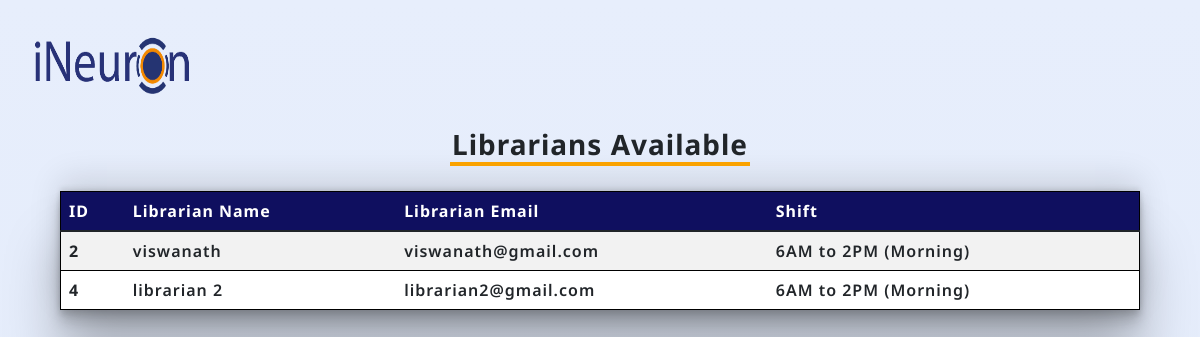
The page /student/librarian-details (signed in) on the database its author committed.
### librarian/models.py (models this page shows)
class LibrarianRegistration(models.Model):
    librarian_name = models.CharField(max_length=20)
    librarian_password = models.CharField(max_length=20)
    librarian_email = models.CharField(max_length=40)
    CHOICES = (
        (0, 'Select your shift'),
        ('morning', '6am to 2pm'),
        ('afternoon', '2pm to 11pm'),
    )
    librarian_shift = models.CharField(max_length=30, default=0, choices=CHOICES)
    librarian_registration_date = models.CharField(max_length=30)
    librarian_login_count = models.IntegerField(default=5)
    librarian_security_code = models.IntegerField(default=0)

### student/views.py (the view)
# urls.py: path('librarian-details', views.librarian_details, name='student-librarian-details'),
@login_required(login_url='student/')
def librarian_details(request):
    librarians = actions.get_librarian_details()
    return render(request, 'student/table.html',{
        'librarians':librarians,
        'title':'librarian details',
    })

### student/actions.py (called while the page is built)
def get_librarian_details():
    now = datetime.now()
    total_librarians = None
    time_now = int(now.strftime("%H"))
    if time_now < 24 and time_now >= 14:
        total_librarians = LibrarianRegistration.objects.filter(librarian_shift='afternoon')
    elif time_now < 14 and time_now > 6:
        total_librarians = LibrarianRegistration.objects.filter(librarian_shift='morning')
    return total_librarians

### student/templates/student/table.html (shortened to what this page needs)
{% extends 'base.html' %}
{% load static %}
{% block css_effect %}
    <link rel="stylesheet" href="{% static 'management/table.css' %}">
{% endblock %}
{% block body_content %}
<section>
    <a href="{% url 'landing-page' %}"><img src="{% static 'images/ineuron-logo.png' %}" alt="Ineuron icon"></a>
    {% if title == 'librarian details' %}
    <h3 class="table-head">Librarians Available</h3>
    <table class="table table-striped">
    <thead>
        <tr>
            <th scope="col">ID</th>
            <th scope="col">Librarian Name</th>
            <th scope="col">Librarian Email</th>
            <th scope="col">Shift</th>
        </tr>
    </thead>
    <tbody>
    {% for librarian in librarians %}
        <tr>
          <th scope="row">{{ librarian.id }}</th>
          <td>{{ librarian.librarian_name }}</td>
          <td>{{ librarian.librarian_email }}</td>
        {% if librarian.librarian_shift == 'morning' %}
            <td>6AM to 2PM (Morning)</td>
        {% elif librarian.librarian_shift == 'afternoon' %}
            <td>2PM to 11PM (Afternoon)</td>
        {% else %}
            <td>No shift selected</td>
        {% endif %}
        </tr>
    {% endfor %}
</tbody>
</table>
{% endif %}
</section>
{% endblock %}

### templates/base.html (shortened to what this page needs)
{% load static %}
<html>
<head>
    <link rel="stylesheet" href="{% static 'css/landing_page.css' %}">
    {% block css_effect %} {% endblock %}
    <link href="https://cdn.jsdelivr.net/npm/bootstrap@5.1.3/dist/css/bootstrap.min.css" rel="stylesheet">
    <link href="https://cdn.jsdelivr.net/npm/bootstrap@5.0.2/dist/css/bootstrap.min.css" rel="stylesheet">
</head>
<body>
{% block body_content %} {% endblock %}
</body>
</html>

### static/css/landing_page.css (style rules this page uses)
* { margin: 0%; padding: 0%; font-family: 'Noto Sans', sans-serif; box-sizing: border-box; }

### management/static/management/table.css (style rules this page uses)
body { width: 100%; height: auto; background: linear-gradient(rgb(231, 238, 252),rgb(227, 235, 250)) !important; padding-bottom: 0em; }
section img { width: 10em; height: 4em; margin: 2em; }
section table { width: 90% !important; margin: auto; border: 1px solid black !important; box-shadow: rgba(0, 0, 0, 0.25) 0px 54px 55px, rgba(0, 0, 0, 0.12) 0px -12px 30px, rgba(0, 0, 0, 0.12) 0px 4px 6px, rgba(0, 0, 0, 0.17) 0px 12px 13px, rgba(0, 0, 0, 0.09) 0px -3px 5px; }
section table thead { background: rgb(15, 15, 95); color: white; letter-spacing: 1px; }
section table tbody tr { background: white; font-weight: 600; letter-spacing: 1px; }
.table-head { width: 25%; margin: auto; margin-bottom: .9em; text-align: center; font-weight: bold; letter-spacing: 1px; border-bottom: 4px solid orange; }

### rows shown on the page
LibrarianRegistration: id "2", librarian_name "viswanath", librarian_email "viswanath@gmail.com", librarian_shift "6AM to 2PM (Morning)"
LibrarianRegistration: id "4", librarian_name "librarian 2", librarian_email "librarian2@gmail.com", librarian_shift "6AM to 2PM (Morning)"
